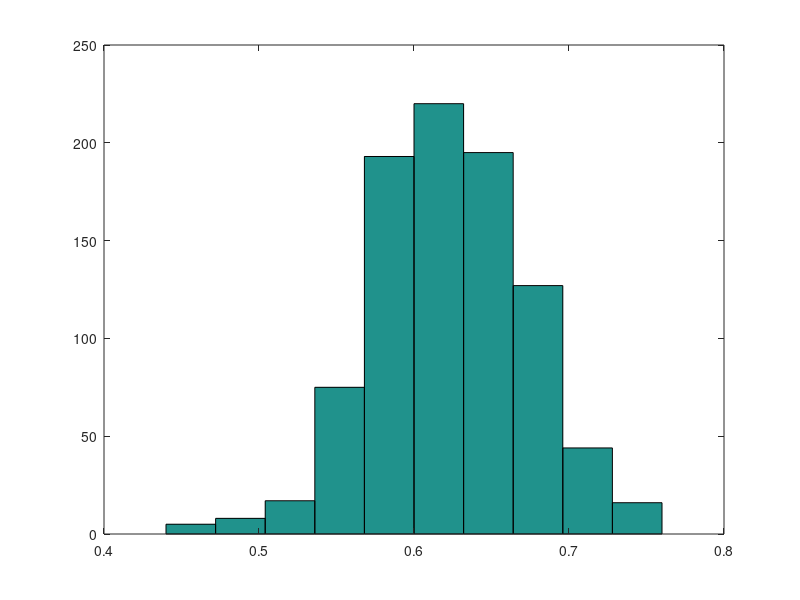

Recreate this plot in MATLAB.
%This is a simulation of when someone plays the door game, where there is a prize
% behind one of the doors, but something silly behind the other two doors.
%  After the first guess, the host of the game reveals one of the other doors,
% which does not have a prize behind it.  Then, he asks if the player wants 
% to change his guess. 

z = 900;
firstpercent = zeros(z,1);
secondpercent = zeros(z,1);
for k = 1:z
m = 100;
rand ("seed", rand);
prize= 1+round(2*rand(m,1));
firstguess= 1+round(2*rand(m,1));
p1 = [(prize ==1), (prize==2), (prize == 3)];
g1= [(firstguess ==1),(firstguess ==2),(firstguess ==3)];
%doors = [p1 g1]
firstguessright = (prize == firstguess);
		
revealed = prize + 1 * (round(rand)* 2 -1);
revealed = ifelse(revealed==4, 1, revealed);
revealed = ifelse(revealed==0, 3, revealed);

r1= [revealed ==1 revealed ==2 revealed ==3] & [firstguessright firstguessright firstguessright];
r2 = (!p1 & !g1) & ! [firstguessright firstguessright firstguessright];
r3 = r1 | r2;
g2 = !r3  & !g1;

secondright  = g2 & p1;
secondpercent(k) = (sum(sum(secondright)'))/m
end
hist(secondpercent)


